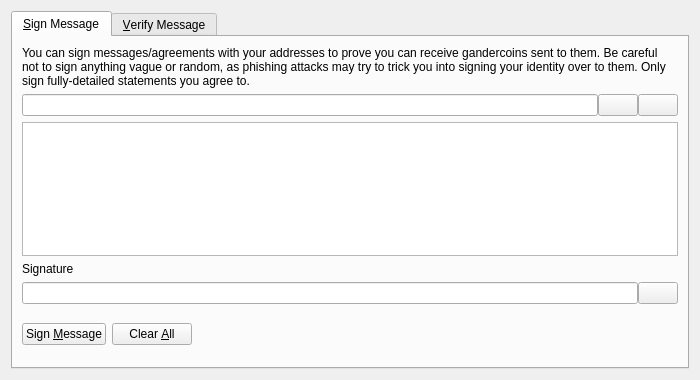
<?xml version="1.0" encoding="UTF-8"?>
<ui version="4.0">
 <class>SignVerifyMessageDialog</class>
 <widget class="QDialog" name="SignVerifyMessageDialog">
  <property name="geometry">
   <rect>
    <x>0</x>
    <y>0</y>
    <width>700</width>
    <height>380</height>
   </rect>
  </property>
  <property name="windowTitle">
   <string>Signatures - Sign / Verify a Message</string>
  </property>
  <property name="modal">
   <bool>true</bool>
  </property>
  <layout class="QVBoxLayout" name="verticalLayout">
   <item>
    <widget class="QTabWidget" name="tabWidget">
     <property name="currentIndex">
      <number>0</number>
     </property>
     <widget class="QWidget" name="tabSignMessage">
      <attribute name="title">
       <string>&amp;Sign Message</string>
      </attribute>
      <layout class="QVBoxLayout" name="verticalLayout_SM">
       <item>
        <widget class="QLabel" name="infoLabel_SM">
         <property name="text">
          <string>You can sign messages/agreements with your addresses to prove you can receive gandercoins sent to them. Be careful not to sign anything vague or random, as phishing attacks may try to trick you into signing your identity over to them. Only sign fully-detailed statements you agree to.</string>
         </property>
         <property name="textFormat">
          <enum>Qt::PlainText</enum>
         </property>
         <property name="wordWrap">
          <bool>true</bool>
         </property>
        </widget>
       </item>
       <item>
        <layout class="QHBoxLayout" name="horizontalLayout_1_SM">
         <property name="spacing">
          <number>0</number>
         </property>
         <item>
          <widget class="QValidatedLineEdit" name="addressIn_SM">
           <property name="toolTip">
            <string>The Gandercoin address to sign the message with</string>
           </property>
          </widget>
         </item>
         <item>
          <widget class="QPushButton" name="addressBookButton_SM">
           <property name="toolTip">
            <string>Choose previously used address</string>
           </property>
           <property name="text">
            <string/>
           </property>
           <property name="icon">
            <iconset resource="../bitcoin.qrc">
             <normaloff>:/icons/address-book</normaloff>:/icons/address-book</iconset>
           </property>
           <property name="shortcut">
            <string>Alt+A</string>
           </property>
           <property name="autoDefault">
            <bool>false</bool>
           </property>
          </widget>
         </item>
         <item>
          <widget class="QPushButton" name="pasteButton_SM">
           <property name="toolTip">
            <string>Paste address from clipboard</string>
           </property>
           <property name="text">
            <string/>
           </property>
           <property name="icon">
            <iconset resource="../bitcoin.qrc">
             <normaloff>:/icons/editpaste</normaloff>:/icons/editpaste</iconset>
           </property>
           <property name="shortcut">
            <string>Alt+P</string>
           </property>
           <property name="autoDefault">
            <bool>false</bool>
           </property>
          </widget>
         </item>
        </layout>
       </item>
       <item>
        <widget class="QPlainTextEdit" name="messageIn_SM">
         <property name="toolTip">
          <string>Enter the message you want to sign here</string>
         </property>
        </widget>
       </item>
       <item>
        <widget class="QLabel" name="signatureLabel_SM">
         <property name="text">
          <string>Signature</string>
         </property>
         <property name="textFormat">
          <enum>Qt::PlainText</enum>
         </property>
        </widget>
       </item>
       <item>
        <layout class="QHBoxLayout" name="horizontalLayout_2_SM">
         <property name="spacing">
          <number>0</number>
         </property>
         <item>
          <widget class="QLineEdit" name="signatureOut_SM">
           <property name="font">
            <font>
             <italic>true</italic>
            </font>
           </property>
           <property name="readOnly">
            <bool>true</bool>
           </property>
          </widget>
         </item>
         <item>
          <widget class="QPushButton" name="copySignatureButton_SM">
           <property name="toolTip">
            <string>Copy the current signature to the system clipboard</string>
           </property>
           <property name="text">
            <string/>
           </property>
           <property name="icon">
            <iconset resource="../bitcoin.qrc">
             <normaloff>:/icons/editcopy</normaloff>:/icons/editcopy</iconset>
           </property>
           <property name="autoDefault">
            <bool>false</bool>
           </property>
          </widget>
         </item>
        </layout>
       </item>
       <item>
        <layout class="QHBoxLayout" name="horizontalLayout_3_SM">
         <item>
          <widget class="QPushButton" name="signMessageButton_SM">
           <property name="toolTip">
            <string>Sign the message to prove you own this Gandercoin address</string>
           </property>
           <property name="text">
            <string>Sign &amp;Message</string>
           </property>
           <property name="icon">
            <iconset resource="../bitcoin.qrc">
             <normaloff>:/icons/edit</normaloff>:/icons/edit</iconset>
           </property>
           <property name="autoDefault">
            <bool>false</bool>
           </property>
          </widget>
         </item>
         <item>
          <widget class="QPushButton" name="clearButton_SM">
           <property name="toolTip">
            <string>Reset all sign message fields</string>
           </property>
           <property name="text">
            <string>Clear &amp;All</string>
           </property>
           <property name="icon">
            <iconset resource="../bitcoin.qrc">
             <normaloff>:/icons/remove</normaloff>:/icons/remove</iconset>
           </property>
           <property name="autoDefault">
            <bool>false</bool>
           </property>
          </widget>
         </item>
         <item>
          <spacer name="horizontalSpacer_1_SM">
           <property name="orientation">
            <enum>Qt::Horizontal</enum>
           </property>
           <property name="sizeHint" stdset="0">
            <size>
             <width>40</width>
             <height>48</height>
            </size>
           </property>
          </spacer>
         </item>
         <item>
          <widget class="QLabel" name="statusLabel_SM">
           <property name="font">
            <font>
             <weight>75</weight>
             <bold>true</bold>
            </font>
           </property>
           <property name="text">
            <string/>
           </property>
           <property name="wordWrap">
            <bool>true</bool>
           </property>
          </widget>
         </item>
         <item>
          <spacer name="horizontalSpacer_2_SM">
           <property name="orientation">
            <enum>Qt::Horizontal</enum>
           </property>
           <property name="sizeHint" stdset="0">
            <size>
             <width>40</width>
             <height>48</height>
            </size>
           </property>
          </spacer>
         </item>
        </layout>
       </item>
      </layout>
     </widget>
     <widget class="QWidget" name="tabVerifyMessage">
      <attribute name="title">
       <string>&amp;Verify Message</string>
      </attribute>
      <layout class="QVBoxLayout" name="verticalLayout_VM">
       <item>
        <widget class="QLabel" name="infoLabel_VM">
         <property name="text">
          <string>Enter the receiver's address, message (ensure you copy line breaks, spaces, tabs, etc. exactly) and signature below to verify the message. Be careful not to read more into the signature than what is in the signed message itself, to avoid being tricked by a man-in-the-middle attack. Note that this only proves the signing party receives with the address, it cannot prove sendership of any transaction!</string>
         </property>
         <property name="textFormat">
          <enum>Qt::PlainText</enum>
         </property>
         <property name="alignment">
          <set>Qt::AlignLeading|Qt::AlignLeft|Qt::AlignTop</set>
         </property>
         <property name="wordWrap">
          <bool>true</bool>
         </property>
        </widget>
       </item>
       <item>
        <layout class="QHBoxLayout" name="horizontalLayout_1_VM">
         <property name="spacing">
          <number>0</number>
         </property>
         <item>
          <widget class="QValidatedLineEdit" name="addressIn_VM">
           <property name="toolTip">
            <string>The Gandercoin address the message was signed with</string>
           </property>
          </widget>
         </item>
         <item>
          <widget class="QPushButton" name="addressBookButton_VM">
           <property name="toolTip">
            <string>Choose previously used address</string>
           </property>
           <property name="text">
            <string/>
           </property>
           <property name="icon">
            <iconset resource="../bitcoin.qrc">
             <normaloff>:/icons/address-book</normaloff>:/icons/address-book</iconset>
           </property>
           <property name="shortcut">
            <string>Alt+A</string>
           </property>
           <property name="autoDefault">
            <bool>false</bool>
           </property>
          </widget>
         </item>
        </layout>
       </item>
       <item>
        <widget class="QPlainTextEdit" name="messageIn_VM"/>
       </item>
       <item>
        <widget class="QValidatedLineEdit" name="signatureIn_VM"/>
       </item>
       <item>
        <layout class="QHBoxLayout" name="horizontalLayout_2_VM">
         <item>
          <widget class="QPushButton" name="verifyMessageButton_VM">
           <property name="toolTip">
            <string>Verify the message to ensure it was signed with the specified Gandercoin address</string>
           </property>
           <property name="text">
            <string>Verify &amp;Message</string>
           </property>
           <property name="icon">
            <iconset resource="../bitcoin.qrc">
             <normaloff>:/icons/transaction_0</normaloff>:/icons/transaction_0</iconset>
           </property>
           <property name="autoDefault">
            <bool>false</bool>
           </property>
          </widget>
         </item>
         <item>
          <widget class="QPushButton" name="clearButton_VM">
           <property name="toolTip">
            <string>Reset all verify message fields</string>
           </property>
           <property name="text">
            <string>Clear &amp;All</string>
           </property>
           <property name="icon">
            <iconset resource="../bitcoin.qrc">
             <normaloff>:/icons/remove</normaloff>:/icons/remove</iconset>
           </property>
           <property name="autoDefault">
            <bool>false</bool>
           </property>
          </widget>
         </item>
         <item>
          <spacer name="horizontalSpacer_1_VM">
           <property name="orientation">
            <enum>Qt::Horizontal</enum>
           </property>
           <property name="sizeHint" stdset="0">
            <size>
             <width>40</width>
             <height>48</height>
            </size>
           </property>
          </spacer>
         </item>
         <item>
          <widget class="QLabel" name="statusLabel_VM">
           <property name="font">
            <font>
             <weight>75</weight>
             <bold>true</bold>
            </font>
           </property>
           <property name="text">
            <string/>
           </property>
           <property name="wordWrap">
            <bool>true</bool>
           </property>
          </widget>
         </item>
         <item>
          <spacer name="horizontalSpacer_2_VM">
           <property name="orientation">
            <enum>Qt::Horizontal</enum>
           </property>
           <property name="sizeHint" stdset="0">
            <size>
             <width>40</width>
             <height>48</height>
            </size>
           </property>
          </spacer>
         </item>
        </layout>
       </item>
      </layout>
     </widget>
    </widget>
   </item>
  </layout>
 </widget>
 <customwidgets>
  <customwidget>
   <class>QValidatedLineEdit</class>
   <extends>QLineEdit</extends>
   <header>qvalidatedlineedit.h</header>
  </customwidget>
 </customwidgets>
 <resources>
  <include location="../bitcoin.qrc"/>
 </resources>
 <connections/>
</ui>
